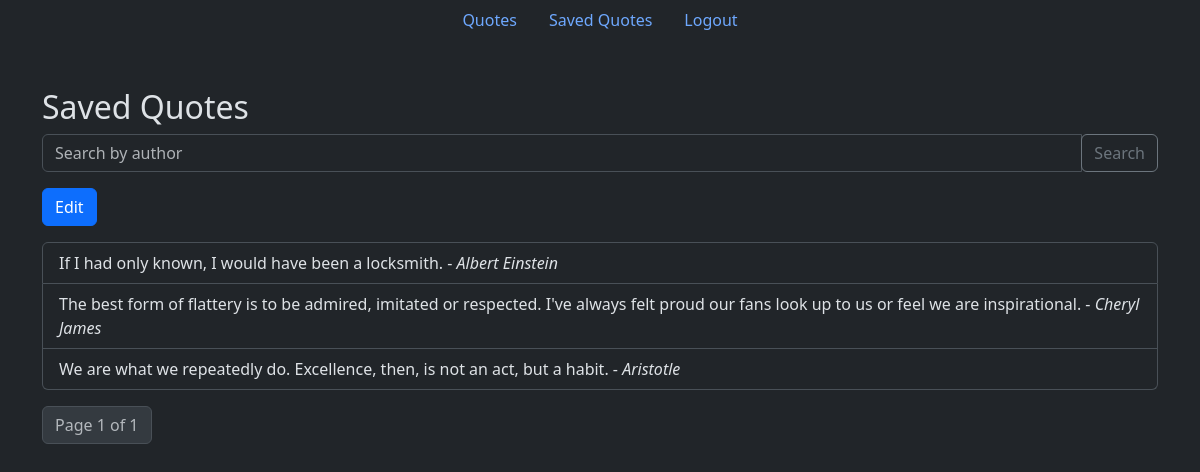
/saved-quotes/ (signed in), run on an earlier commit of the app's database.
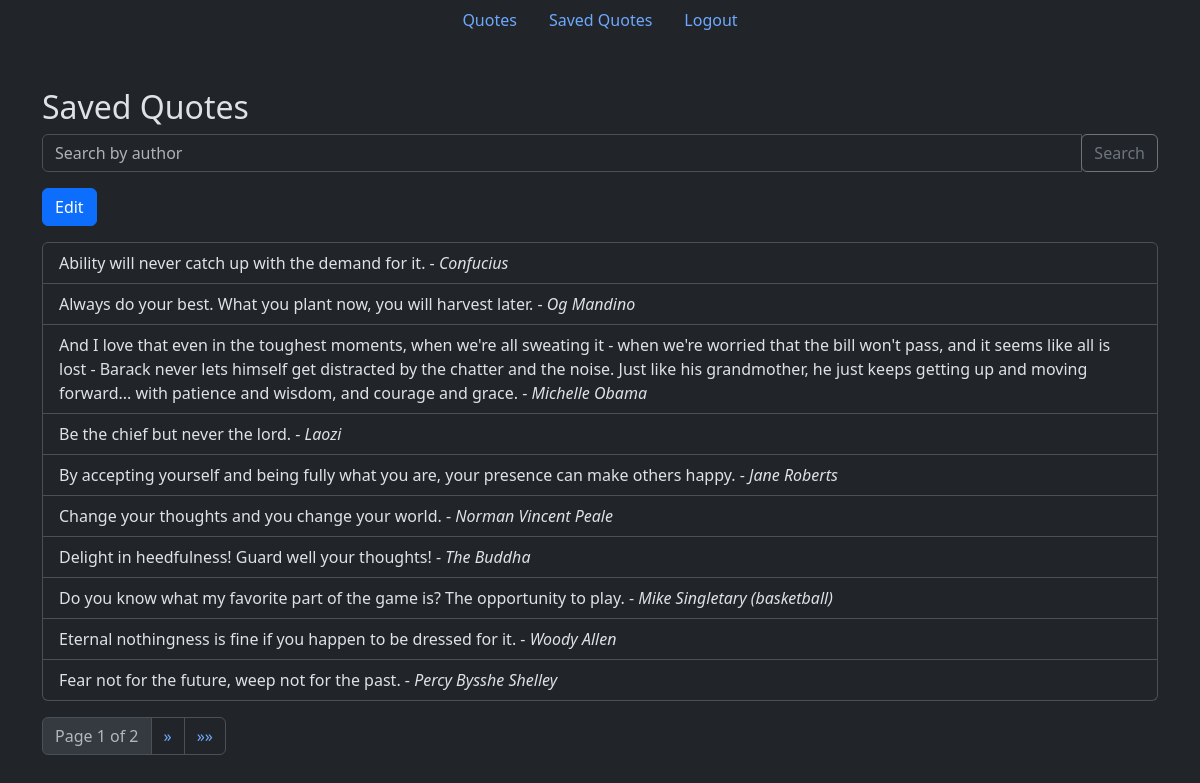
And on a later commit of the database.
### quotes/models.py (models this page shows, shortened)
class SavedQuote(models.Model):
    user = models.ForeignKey(User, on_delete=models.CASCADE)
    quote_text = models.TextField()
    quote_author = models.CharField(max_length=100)
    class Meta:
        unique_together = ('user', 'quote_text', 'quote_author')

### quotes/views.py (the view)
# urls.py: path('saved-quotes/', views.saved_quotes, name='saved_quotes'),
@login_required
def saved_quotes(request):
    author = request.GET.get('author', '')
    saved_quotes = SavedQuote.objects.filter(user=request.user)
    if author:
        saved_quotes = saved_quotes.filter(quote_author__icontains=author)
    paginator = Paginator(saved_quotes, 10)  # Show 10 quotes per page
    page_number = request.GET.get('page')
    try:
        page_obj = paginator.page(page_number)
    except PageNotAnInteger:
        page_obj = paginator.page(1)
    except EmptyPage:
        page_obj = paginator.page(paginator.num_pages)
    return render(request, 'saved-quotes/saved_quotes.html', {'page_obj': page_obj, 'selected_author': author})

### quotes/templates/saved-quotes/saved_quotes.html (shortened to what this page needs)
{% extends 'base.html' %} {% block content %}
  <div class="container mt-5">
    <h2>Saved Quotes</h2>
    <form method="get" action="{% url 'saved_quotes' %}" class="mb-3">
      <div class="input-group">
        <input type="text" class="form-control" placeholder="Search by author" name="author" value="{{ selected_author }}" />
        <div class="input-group-append">
          <button type="submit" class="btn btn-outline-secondary">Search</button>
        </div>
      </div>
    </form>
    {% if saved_quotes.count == 0 %}
      <p>No quotes found for the given author.</p>
    {% else %}
      <button type="button" class="btn btn-primary mb-3" id="edit-button">Edit</button>
      <form method="post" action="{% url 'delete_selected_quotes' %}" id="delete-form">
        <ul class="list-group">
          {% for saved_quote in page_obj %}
            <li class="list-group-item">
              {{ saved_quote.quote_text }} - <span class="fst-italic">{{ saved_quote.quote_author }}</span>
            </li>
          {% endfor %}
        </ul>
      </form>
      <nav aria-label="Page navigation">
        <ul class="pagination">
          <li class="page-item disabled">
            <span class="page-link">Page {{ page_obj.number }} of {{ page_obj.paginator.num_pages }}</span>
          </li>
          {% if page_obj.has_next %}
            <li class="page-item">
              <a class="page-link" href="?page={{ page_obj.next_page_number }}" aria-label="Next"><span aria-hidden="true">&raquo;</span></a>
            </li>
            <li class="page-item">
              <a class="page-link" href="?page={{ page_obj.paginator.num_pages }}" aria-label="Last"><span aria-hidden="true">&raquo;&raquo;</span></a>
            </li>
          {% endif %}
        </ul>
      </nav>
    {% endif %}
  </div>
{% endblock %}

### quotes/templates/base.html (shortened to what this page needs)
<html lang="en" data-bs-theme="dark">
  <head>
    <link href="https://cdn.jsdelivr.net/npm/bootstrap@5.3.2/dist/css/bootstrap.min.css" rel="stylesheet">
  </head>
  <body>
    <ul class="nav justify-content-center">
      <li class="nav-item">
        <a class="nav-link active" aria-current="page" href="{% url 'index' %}">Quotes</a>
      </li>
      {% if user.is_authenticated %}
        <li class="nav-item">
          <a class="nav-link" href="{% url 'saved_quotes' %}">Saved Quotes</a>
        </li>
        <li class="nav-item">
          <a class="nav-link" href="{% url 'logout' %}">Logout</a>
        </li>
      {% endif %}
    </ul>
    <main>
      {% block content %}
      {% endblock %}
    </main>
  </body>
</html>

What changed in the data, as far as the page shows it:
removed SavedQuote: quote_text "If I had only known, I would have been a locksmith.", quote_author "Albert Einstein"
no longer on this page (row unchanged): SavedQuote: quote_text "The best form of flattery is to be admired, imitated or respected. I've always felt proud our fans look up to us or feel we are inspirational.", quote_author "Cheryl James"
no longer on this page (row unchanged): SavedQuote: quote_text "We are what we repeatedly do. Excellence, then, is not an act, but a habit.", quote_author "Aristotle"
added SavedQuote: quote_text "Ability will never catch up with the demand for it.", quote_author "Confucius"
added SavedQuote: quote_text "Always do your best. What you plant now, you will harvest later.", quote_author "Og Mandino"
added SavedQuote: quote_text "And I love that even in the toughest moments, when we're all sweating it - when we're worried that the bill won't pass, and it seems like all is lost - Barack never lets himself get distracted by the chatter and the noise. Just like his grandmother, he just keeps getting up and moving forward... with patience and wisdom, and courage and grace.", quote_author "Michelle Obama"
added SavedQuote: quote_text "Be the chief but never the lord.", quote_author "Laozi"
added SavedQuote: quote_text "By accepting yourself and being fully what you are, your presence can make others happy.", quote_author "Jane Roberts"
added SavedQuote: quote_text "Change your thoughts and you change your world.", quote_author "Norman Vincent Peale"
added SavedQuote: quote_text "Delight in heedfulness! Guard well your thoughts!", quote_author "The Buddha"
added SavedQuote: quote_text "Do you know what my favorite part of the game is? The opportunity to play.", quote_author "Mike Singletary (basketball)"
added SavedQuote: quote_text "Eternal nothingness is fine if you happen to be dressed for it.", quote_author "Woody Allen"
added SavedQuote: quote_text "Fear not for the future, weep not for the past.", quote_author "Percy Bysshe Shelley"
Also different on the page:
{{ page_obj.paginator.num_pages }}: "1" → "2"
